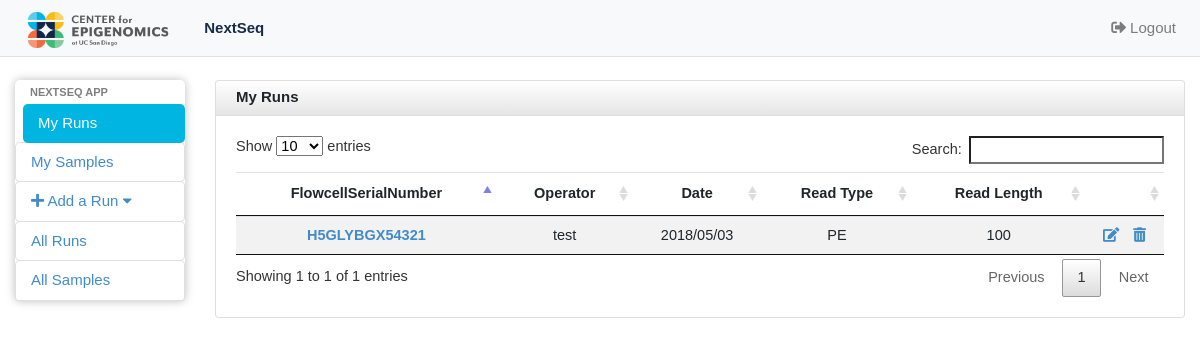
The app's page /nextseq_app/myruns/ (signed in), older data.
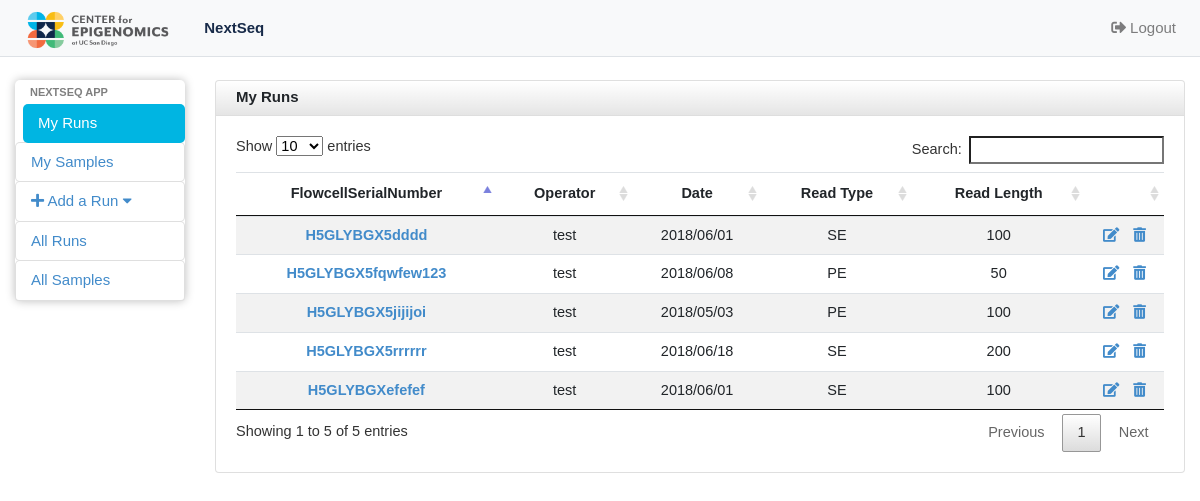
The same page, newer data.
### nextseq_app/models.py (models this page shows, shortened)
class RunInfo(models.Model):
	Flowcell_ID  = models.CharField(max_length=200,unique=True, help_text='Please enter the FlowcellSerialNumber, like H5GLYBGX5')
	operator = models.ForeignKey(User, on_delete=models.CASCADE)
	date = models.DateField('I did this run on...',help_text='If the datepicker is not working, please enter in this form: yyyy-mm-dd, like 2018-04-03',blank=True,null=True)
	read_type_choice = (('SE','Single-end'),('PE','Paired-end'))
	read_type = models.CharField(max_length=2,choices=read_type_choice)
	read_length = models.CharField(max_length=50)
	class Meta:
		ordering = ['-date']

### nextseq_app/views.py (the view)
# urls.py: path('myruns/', views.IndexView,name='userruns'),
@login_required
def IndexView(request):
	RunInfo_list = RunInfo.objects.filter(operator=request.user)
	return render(request, 'nextseq_app/userrunsinfo.html', {'RunInfo_list': RunInfo_list})

### nextseq_app/templates/nextseq_app/userrunsinfo.html (shortened to what this page needs)
{% extends 'nextseq_app/base.html' %}
{% block body %}
{% load static %}
<div id="wrapper">
  <nav class="navbar navbar-expand-lg navbar-default navbar-light bg-light fixed-top borderline">
    <a class="navbar-brand" href="#"><img alt="Charisma Logo" src="{% static 'nextseq_app/images/CFE_Brandmark-01.png' %}" class="crop" margin="-200px 0 -200px 0" width=auto height=50 /></a>
    <div class="collapse navbar-collapse" id="navbarNavDropdown">
      <ul class="navbar-nav">
        <li class="nav-item">
          <a class="nav-link active" href="{% url 'nextseq_app:userruns' %}"> NextSeq <span class="sr-only">(current)</span></a>
        </li>
      </ul>
      <ul class="navbar-nav ml-auto">
        <li class="nav-item">
          <a class="nav-link" href="{% url 'nextseq_app:logout' %}"><i class="fas fa-sign-out-alt"></i> Logout</a>
        </li>
      </ul>
    </div>
  </nav>
  <div class="container-fluid">
    <div class="row">
      <div id="sidebar" class="col-sm-2 col-md-2 col-lg-2" role="navigation">
        <div class="list-group">
          <li class="sidebar-header">Nextseq App</li>
          <a href="{% url 'nextseq_app:userruns' %}" class="list-group-item list-group-item-action-custom active">My Runs</a>
          <a href="{% url 'nextseq_app:usersamples' %}" class="list-group-item list-group-item-action-custom" >My Samples</a>
          <a href="#addrun" class="list-group-item list-group-item-action-custom" data-toggle="collapse" ><i class="fas fa-plus"></i> Add a Run <i class="fa fa-caret-down"></i></a>
          <a href="{% url 'nextseq_app:allruns' %}" class="list-group-item list-group-item-action-custom">All Runs</a>
          <a href="{% url 'nextseq_app:allsamples' %}" class="list-group-item list-group-item-action-custom" >All Samples</a>
        </div>
      </div>
      <div id="content" class="col-sm-10 col-md-10 col-lg-10">
        <div class="card">
          <div class="card-header fortable">
            My Runs
          </div>
          <div class="card-body">
            <table class="table table-striped table-sm datatable text-center">
              <thead>
                <tr>
                  <th scope="col">FlowcellSerialNumber</th>
                  <th scope="col">Operator</th>
                  <th scope="col">Date</th>
                  <th scope="col">Read Type</th>
                  <th scope="col">Read Length</th>
                  <th scope="col"></th>
                </tr>
              </thead>
              <tbody>
                {% for Run in RunInfo_list %}
                <tr>
                <td><a href="{% url 'nextseq_app:rundetail' Run.pk %}"> {{ Run.Flowcell_ID }} </a></td>
                  <td>{{ Run.operator }}</td>
                  <td>{{ Run.date|date:"Y/m/d" }}</td>
                  <td>{{ Run.read_type }}</td>
                  <td>{{ Run.read_length }}</td>
                  <td>
                    <a class="spacing" href="{% url 'nextseq_app:run_update' username=user.username run_pk=Run.id %}"><i class="fas fa-edit"></i></a>
                    <a onclick="return confirm('Are you sure you want to delete {{ Run.Flowcell_ID }} ?');" href="{% url 'nextseq_app:run_delete2' Run.id %}"><i class="fas fa-trash-alt"></i></a>
                </td>
                </tr>
                {% empty %}
                <li>No Runs yet.</li>
                {% endfor %}
              </tbody>
            </table>
          </div>
        </div>
      </div>
    </div>
  </div>
</div>
{% endblock %}

### nextseq_app/templates/nextseq_app/base.html (shortened to what this page needs)
<!DOCTYPE html>
<html lang="en">
<head>
  {% load static %}
  <link rel="stylesheet" href="https://stackpath.bootstrapcdn.com/bootstrap/4.1.1/css/bootstrap.min.css">
  <link rel="stylesheet" href="https://use.fontawesome.com/releases/v5.0.12/css/all.css">
  <link rel="stylesheet" type="text/css" href="{% static 'nextseq_app/css/jquery.dataTables.min.css' %}">
  <link rel="stylesheet" href="//code.jquery.com/ui/1.12.1/themes/base/jquery-ui.css">
  <link rel="stylesheet" type="text/css" href="{% static 'nextseq_app/css/style.css' %}"/>
</head>
<body>
  {% block body %}
  {% endblock %}
</body>
</html>

### nextseq_app/static/nextseq_app/css/style.css (style rules this page uses)
.navbar-default { border-bottom: 1px solid #dee2e6 !important; }
.borderline { border-bottom: "3px solid"; }
.crop { width: auto; height: 60px; margin: -20px 0 -20px 0; }
.nav-link.active { color: #182B49 !important; font-weight:bold !important; }
body { padding-top: 80px; background-color: #ffffff; font-size: 15px; font-family:"Mr Eaves Modern",Arial,sans-serif; }
table a, .linkblue { color: #428bca; font-weight: bold; }
a.spacing { letter-spacing: 10px; }
#sidebar { border-radius: 5px; }
.card-body { font-size:14.5px; }
.sidebar-header { display: block; padding: 3px 15px; font-size: 11px; font-weight: bold; line-height: 18px; color: rgba(0, 0, 0, .5); text-shadow: 0 1px 0 rgba(255, 255, 255, 0.5); text-transform: uppercase; }
.list-group-item-action-custom { color: #428bca; background-color: white; -webkit-transition: .3s; -moz-transition: .3s; -ms-transition: .3s; -o-transition: .3s; transition: .3s; }
.list-group-item-action-custom.active { color: white; background-color: #00B5E2 ; margin-left: 8px; border-style: hidden; }
.list-group-item { border-radius: 5px; padding:8px 10px 8px 15px; }
.list-group { min-height: 0; box-shadow: 0 0 10px #BDBDBD; border-radius: 5px; border-bottom: 10px; margin-bottom: 0; padding-bottom: 0; max-height: none; }
.card-header.fortable { border: none; padding-top: 5px; border-bottom: 1px solid #DEDEDE; border-radius: 3px 3px 0 0; -webkit-border-radius: 3px 3px 0 0; -moz-border-radius: 3px 3px 0 0; height: 35px; min-height: 35px !important; margin-bottom: 0; font-weight: bold; background: -moz-linear-gradient(top, rgba(255, 255, 255, 0) 0%, rgba(0, 0, 0, 0.1) 100%); background: -webkit-gradient(linear, left top, left bottom, color-stop(0%, rgba(255, 255, 255, 0)), color-stop(100%, rgba(0, 0, 0, 0.1))); background: -webkit-linear-gradient(top, rgba(255, 255, 255, 0) 0%, rgba(0, 0, 0, 0.1) 100%); background: -o-linear-gradient(top, rgba(255, 255, 255, 0) 0%, rgba(0, 0, 0, 0.1) 100%); background: -ms-linear-gradient(top, rgba(255, 255, 255, 0) 0%, rgba(0, 0, 0, 0.1) 100%); background: linear-gradient(to bottom, rgba(255, 255, 255, 0) 0%, rgba(0, 0, 0, 0.1) 100%); filter: progid:DXImageTransform.Microsoft.gradient(startColorstr='#00ffffff', endColorstr='#1a000000', GradientType=0); }

Row changes from the older to the newer data that the page shows:
added RunInfo: Flowcell_ID "H5GLYBGX5rrrrrr", operator "test", date "2018/06/18", read_type "SE", read_length "200"
added RunInfo: Flowcell_ID "H5GLYBGX5fqwfew123", operator "test", date "2018/06/08", read_type "PE", read_length "50"
added RunInfo: Flowcell_ID "H5GLYBGXefefef", operator "test", date "2018/06/01", read_type "SE", read_length "100"
added RunInfo: Flowcell_ID "H5GLYBGX5dddd", operator "test", date "2018/06/01", read_type "SE", read_length "100"
changed RunInfo: Flowcell_ID "H5GLYBGX54321" → "H5GLYBGX5jijijoi"
Text that changed along with them:
text written by a page script: "Show entries Search: Showing 1 to 1 of 1 entries Previous 1 Next" → "Show entries Search: Showing 1 to 5 of 5 entries Previous 1 Next"
